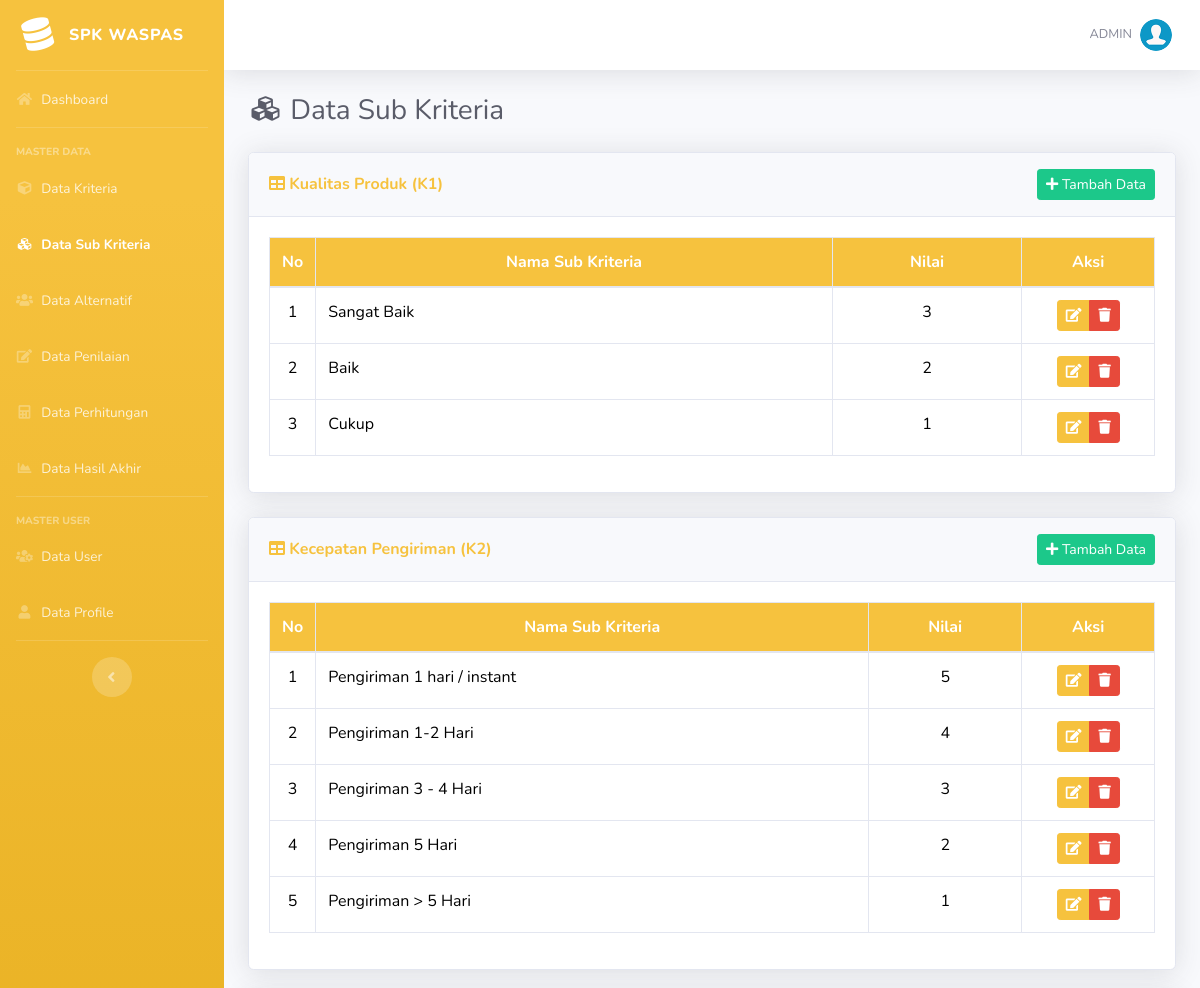
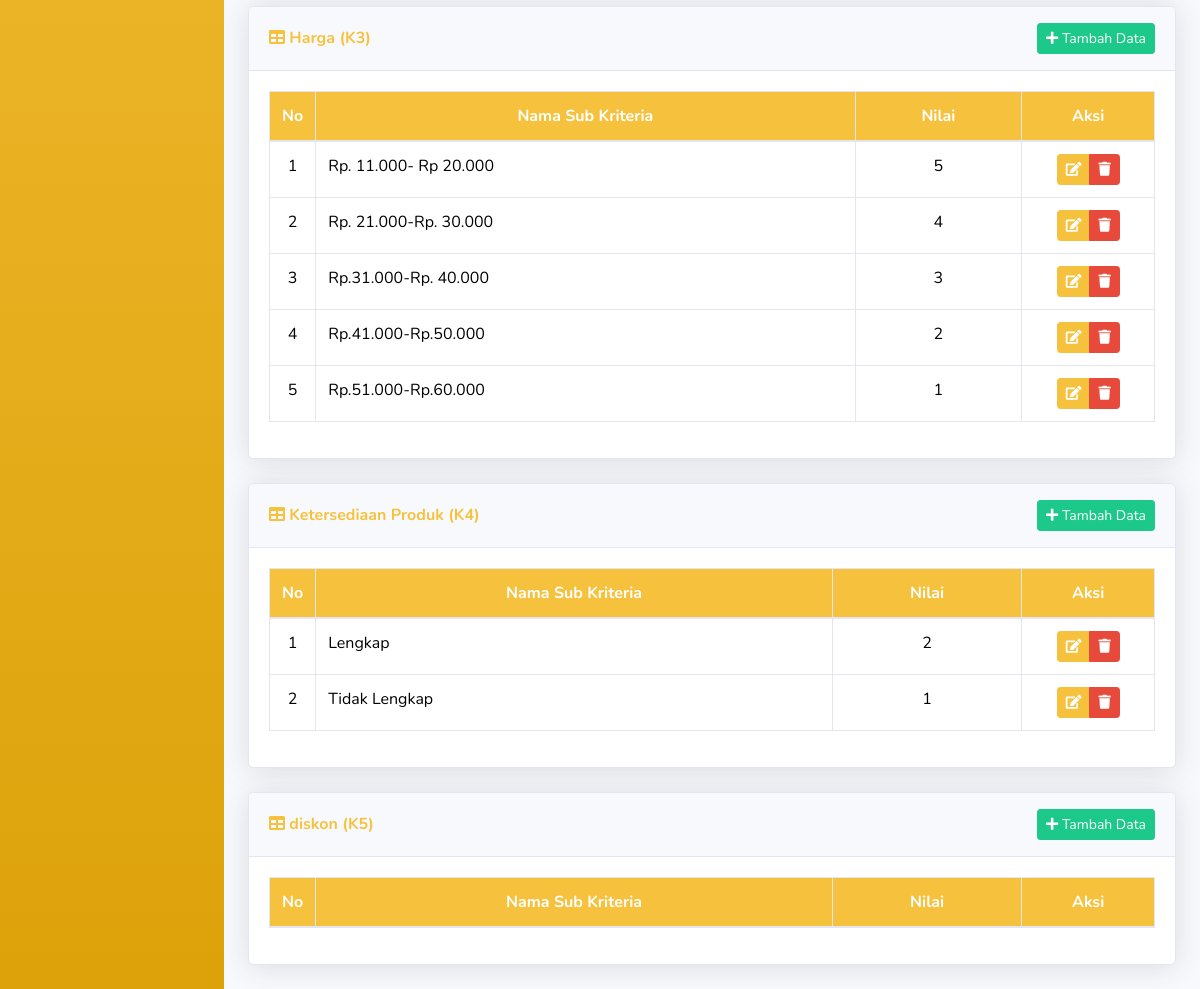
Page /list-sub-kriteria.php (signed in) on the committed database (2 pictures, top to bottom).
### tables this page shows
CREATE TABLE `kriteria` (
  `id_kriteria` int(11) NOT NULL,
  `kode_kriteria` varchar(10) NOT NULL,
  `nama` varchar(50) NOT NULL,
  `type` enum('Benefit','Cost') NOT NULL,
  `bobot` float NOT NULL,
  `ada_pilihan` tinyint(1) DEFAULT NULL
);

CREATE TABLE `sub_kriteria` (
  `id_sub_kriteria` int(11) NOT NULL,
  `id_kriteria` int(11) NOT NULL,
  `nama` varchar(50) NOT NULL,
  `nilai` float NOT NULL
);

### includes/functions.php (called while the page is built, shortened)
<?php
function get_role() {
	if(isset($_SESSION['user_id']) && isset($_SESSION['role'])) {
		if($_SESSION['role'] == '1') {
			return 'admin';
		} else {
			return 'user';
		}
	} else {
		return false;
	}
}
?>

### list-sub-kriteria.php (the view, shortened to what this page needs)
<?php
require_once('includes/init.php');
$page = "Sub Kriteria";
require_once('template/header.php');
?>
<div class="d-sm-flex align-items-center justify-content-between mb-4">
    <h1 class="h3 mb-0 text-gray-800"><i class="fas fa-fw fa-cubes"></i> Data Sub Kriteria</h1>
</div>
<?php
$query = $koneksi->query("SELECT * FROM kriteria WHERE ada_pilihan='1' ORDER BY kode_kriteria ASC");
$cek = $query->num_rows;
if($cek <= 0) {
?>
<div class="card shadow mb-4">
    <div class="card-header py-3">
        <h6 class="m-0 font-weight-bold text-warning"><i class="fa fa-table"></i> Daftar Data Sub Kriteria</h6>
    </div>
    <div class="card-body">
        <div class="alert alert-info">
            Cara penilaian pada kriteria berjenis input langsung semua.
        </div>
    </div>
</div>
<?php
} else {
    while($data = $query->fetch_assoc()) {
?>
<div style="color:black;" class="card shadow mb-4">
    <div class="card-header py-3">
        <div class="d-sm-flex align-items-center justify-content-between">
            <h6 class="m-0 font-weight-bold text-warning"><i class="fa fa-table"></i> <?= htmlspecialchars($data['nama'], ENT_QUOTES, 'UTF-8') . " (" . htmlspecialchars($data['kode_kriteria'], ENT_QUOTES, 'UTF-8') . ")" ?></h6>
            <a href="#tambah<?= htmlspecialchars($data['id_kriteria'], ENT_QUOTES, 'UTF-8'); ?>" data-toggle="modal" class="btn btn-sm btn-success"> <i class="fa fa-plus"></i> Tambah Data </a>
        </div>
    </div>
    <div style="color:black;" class="card-body">
        <div class="table-responsive">
            <table class="table table-bordered" width="100%" cellspacing="0">
                <thead class="bg-warning text-white">
                    <tr align="center">
                        <th width="5%">No</th>
                        <th>Nama Sub Kriteria</th>
                        <th>Nilai</th>
                        <th width="15%">Aksi</th>
                    </tr>
                </thead>
                <tbody>
                    <?php
                        $no = 1;
                        $id_kriteria = $data['id_kriteria'];
                        $q = $koneksi->query("SELECT * FROM sub_kriteria WHERE id_kriteria = '$id_kriteria' ORDER BY nilai DESC");
                        while($d = $q->fetch_assoc()){
                    ?>
                    <tr style="color:black;"  align="center">
                        <td><?= htmlspecialchars($no, ENT_QUOTES, 'UTF-8') ?></td>
                        <td align="left"><?= htmlspecialchars($d['nama'], ENT_QUOTES, 'UTF-8') ?></td>
                        <td><?= htmlspecialchars($d['nilai'], ENT_QUOTES, 'UTF-8') ?></td>
                        <td>
                            <div class="btn-group" role="group">
                                <a data-toggle="modal" title="Edit Data" href="#editsk<?= htmlspecialchars($d['id_sub_kriteria'], ENT_QUOTES, 'UTF-8') ?>" class="btn btn-warning btn-sm"><i class="fa fa-edit"></i></a>
                                <a data-toggle="tooltip" data-placement="bottom" title="Hapus Data" href="hapus-sub-kriteria.php?id=<?= htmlspecialchars($d['id_sub_kriteria'], ENT_QUOTES, 'UTF-8') ?>" onclick="return confirm('Apakah anda yakin untuk menghapus data ini?')" class="btn btn-danger btn-sm"><i class="fa fa-trash"></i></a>
                            </div>
                        </td>
                    </tr>
                    <?php
                        $no++;
                        }
                    ?>
                </tbody>
            </table>
        </div>
    </div>
</div>
<?php
}
}
require_once('template/footer.php');
?>

### template/header.php (shortened to what this page needs)
<!DOCTYPE html>
<html lang="en">
<head>
  <link href="assets/vendor/fontawesome-free/css/all.min.css" rel="stylesheet" type="text/css">
  <link href="assets/css/sb-admin-2.min.css" rel="stylesheet">
  <link href="assets/vendor/datatables/dataTables.bootstrap4.min.css" rel="stylesheet">
</head>
<body id="page-top">
  <div id="wrapper">
    <ul class="navbar-nav bg-gradient-warning sidebar sidebar-dark accordion" id="accordionSidebar">
      <a class="sidebar-brand d-flex align-items-center justify-content-center" href="index.php">
        <div class="sidebar-brand-icon rotate-n-15">
          <i class="fas fa-database"></i>
        </div>
        <div class="sidebar-brand-text mx-3">SPK WASPAS</div>
      </a>
      <hr class="sidebar-divider my-0">
      <li class="nav-item <?php if($page == "Dashboard"){echo "active";} ?>">
        <a class="nav-link" href="index.php">
          <i class="fas fa-fw fa-home"></i>
          <span>Dashboard</span></a>
      </li>
	  <?php
	  $user_role = get_role();
	  if($user_role == 'admin') {
	  ?>
      <hr class="sidebar-divider">
      <div class="sidebar-heading">
        Master Data
      </div>
	  <li class="nav-item <?php if($page == "Kriteria"){echo "active";} ?>">
        <a class="nav-link" href="list-kriteria.php">
          <i class="fas fa-fw fa-cube"></i>
          <span>Data Kriteria</span></a>
      </li>
	  <li class="nav-item <?php if($page == "Sub Kriteria"){echo "active";} ?>">
        <a class="nav-link" href="list-sub-kriteria.php">
          <i class="fas fa-fw fa-cubes"></i>
          <span>Data Sub Kriteria</span></a>
      </li>
	  <li class="nav-item <?php if($page == "Alternatif"){echo "active";} ?>">
        <a class="nav-link" href="list-alternatif.php">
          <i class="fas fa-fw fa-users"></i>
          <span>Data Alternatif</span></a>
      </li>
	  <li class="nav-item <?php if($page == "Penilaian"){echo "active";} ?>">
        <a class="nav-link" href="list-penilaian.php">
          <i class="fas fa-fw fa-edit"></i>
          <span>Data Penilaian</span></a>
      </li>
	  <li class="nav-item <?php if($page == "Perhitungan"){echo "active";} ?>">
        <a class="nav-link" href="perhitungan.php">
          <i class="fas fa-fw fa-calculator"></i>
          <span>Data Perhitungan</span></a>
      </li>
	  <li class="nav-item <?php if($page == "Hasil"){echo "active";} ?>">
        <a class="nav-link" href="hasil.php">
          <i class="fas fa-fw fa-chart-area"></i>
          <span>Data Hasil Akhir</span></a>
      </li>
      <hr class="sidebar-divider">
      <div class="sidebar-heading">
        Master User
      </div>
	  <li class="nav-item <?php if($page == "User"){echo "active";} ?>">
        <a class="nav-link" href="list-user.php">
          <i class="fas fa-fw fa-users-cog"></i>
          <span>Data User</span></a>
      </li>
	  <li class="nav-item <?php if($page == "Profile"){echo "active";} ?>">
        <a class="nav-link" href="list-profile.php">
          <i class="fas fa-fw fa-user"></i>
          <span>Data Profile</span></a>
      </li>
	  <?php
	  }
	  ?>
      <hr class="sidebar-divider d-none d-md-block">
      <div class="text-center d-none d-md-inline">
        <button class="rounded-circle border-0" id="sidebarToggle"></button>
      </div>
    </ul>
    <div id="content-wrapper" class="d-flex flex-column">
      <div id="content">
        <nav class="navbar navbar-expand navbar-light bg-white topbar mb-4 static-top shadow">
          <ul class="navbar-nav ml-auto">
            <li class="nav-item dropdown no-arrow">
              <a class="nav-link dropdown-toggle" href="#" id="userDropdown" role="button" data-toggle="dropdown" aria-haspopup="true" aria-expanded="false">
                <span class="text-uppercase mr-2 d-none d-lg-inline text-gray-600 small">
					<?php
					echo $_SESSION['username'];
					?>
				</span>
                <img class="img-profile rounded-circle" src="assets/img/user.png">
              </a>
            </li>
          </ul>
        </nav>
		<div class="container-fluid">

### template/footer.php (shortened to what this page needs)
</div>
</div>
</div>
</body>
</html>

### rows in the picture
kriteria: nama "Kualitas Produk", kode_kriteria "K1"
sub_kriteria: nama "Sangat Baik", nilai "3"
sub_kriteria: nama "Baik", nilai "2"
sub_kriteria: nama "Cukup", nilai "1"
kriteria: nama "Kecepatan Pengiriman", kode_kriteria "K2"
sub_kriteria: nama "Pengiriman 1 hari / instant", nilai "5"
sub_kriteria: nama "Pengiriman 1-2 Hari", nilai "4"
sub_kriteria: nama "Pengiriman 3 - 4 Hari", nilai "3"
sub_kriteria: nama "Pengiriman 5 Hari", nilai "2"
sub_kriteria: nama "Pengiriman > 5 Hari", nilai "1"
kriteria: nama "Harga", kode_kriteria "K3"
sub_kriteria: nama "Rp. 11.000- Rp 20.000", nilai "5"
sub_kriteria: nama "Rp. 21.000-Rp. 30.000", nilai "4"
sub_kriteria: nama "Rp.31.000-Rp. 40.000", nilai "3"
sub_kriteria: nama "Rp.41.000-Rp.50.000", nilai "2"
sub_kriteria: nama "Rp.51.000-Rp.60.000", nilai "1"
kriteria: nama "Ketersediaan Produk", kode_kriteria "K4"
sub_kriteria: nama "Lengkap", nilai "2"
sub_kriteria: nama "Tidak Lengkap", nilai "1"
kriteria: nama "diskon", kode_kriteria "K5"

### other values in the picture
$_SESSION['username'] "ADMIN"
